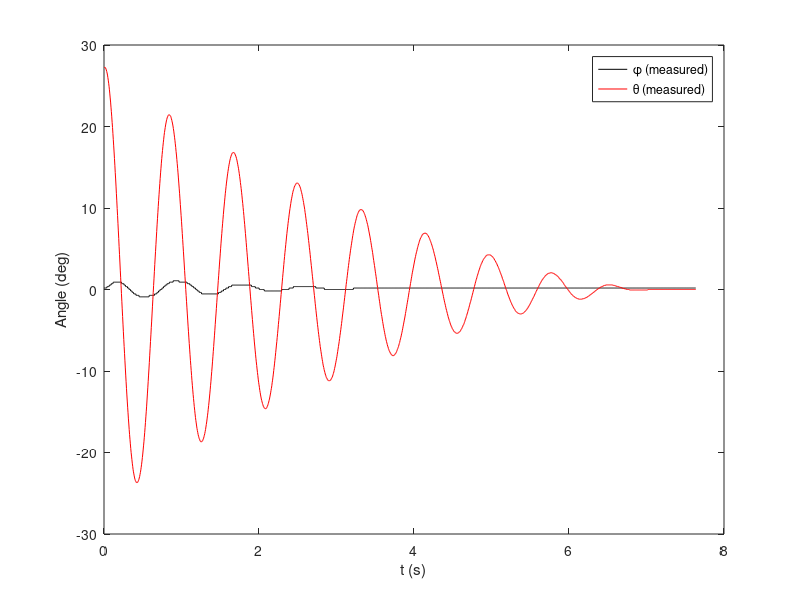

Recreate this plot in MATLAB. (Note: this script raises an error after producing the figure.)
% This m-file is similar to the file that will be used in the final project
% competition.  It (1) loads the experimental response data, (2) plots the
% initial data, (3) allows the user to select the start time, (4) adjusts
% the data based on the selected start time, (5) finds the initial
% conditions from the parsed experimental data, (6) calls the user's
% function to get the simulated response, and (7) plots the simulated
% response on the same plot as the measured response.  The only things that
% students should change are (1) the name of the experimental data file
% (if desired), and (2) the name of the function that is called.

clear;
clc;
close all;

% Load data.  Note that LabVIEW stores angles in radians, so we need to
% convert to degrees for plotting purposes.  ** CHANGE THIS TO LOAD
% WHICHEVER DATA FILE YOU WANT TO USE. THE FIRST COLUMN SHOULD BE TIME IN
% SECONDS, THE SECOND COLUMN SHOULD BE THETA IN RADIANS, AND THE THIRD
% COLUMN SHOULD BE PHI IN RADIANS. **
data = load('30degL.dat');
t = data(:,1);
theta = 180*data(:,2)/pi;
phi = 180*data(:,3)/pi;
clear data;
N = length(t);

% Determine sample rate and Nyquist frequency.
dt = mean(diff(t));
fs = 1/dt;
fn = fs/2;

% Plot initial data.
figure(1);
plot(t,phi,'k',t,theta,'r');
xlabel('t (s)');
ylabel('Angle (deg)');
legend('\phi (measured)','\theta (measured)');

% Select response start time by clicking on the plot.
disp('Select response start time by clicking on the plot...');
T = ginput(1);
tstart = T(1,1);
Istart = find(t <= tstart);
istart = max(Istart);

% Parse data set.
t = t(istart:N)-t(istart);
theta = theta(istart:N);
phi = phi(istart:N);
N = length(t);

% Plot parsed data.
figure(1);
plot(t,phi,'k',t,theta,'r');
xlabel('t (s)');
ylabel('Angle (deg)');
legend('\phi (measured)','\theta (measured)');

% Filter data with a using a 3rd order Butterworth filter with a cutoff
% frequency of 10 Hz.
fc = 10;
[B,A] = butter(3,fc/fn);
phi_f = filtfilt(B,A,phi);
theta_f = filtfilt(B,A,theta);

% Find initial conditions. Use the filtered angles to find the initial
% angular velocities.
phi0 = phi(1);
theta0 = theta(1);
phi_dot0 = (phi_f(2)-phi_f(1))/dt;
theta_dot0 = (theta_f(2)-theta_f(1))/dt;
clear phi_f theta_f fc B A fn;

% Call the project function. Note that the initial values are passed in
% units of degrees, and the function returns solution vectors in units of
% degrees. ** CHANGE THIS TO THE NAME OF YOUR OWN FUNCTION. THE FUNCTION
% PARAMETERS AND ORDER SHOULD STAY THE SAME. THE NAME OF YOUR FUNCTION
% SHOULD BE lastname1_lastname2() ** Your function must return
% values of phi and theta at each time step defined in the vector t.
% [phi,theta]=lagrange_colton(phi0,theta0,phi_dot0,theta_dot0,t);
tic
[phi,theta]=coe_adamson(phi0,theta0,phi_dot0,theta_dot0,t);
toc

% Plot solutions alongside experimental plot. 
figure(1);
hold on;
plot(t,phi,'k:',t,theta,'r:');
legend('\phi (measured)','\theta (measured)','\phi (modeled)','\theta (modeled)');